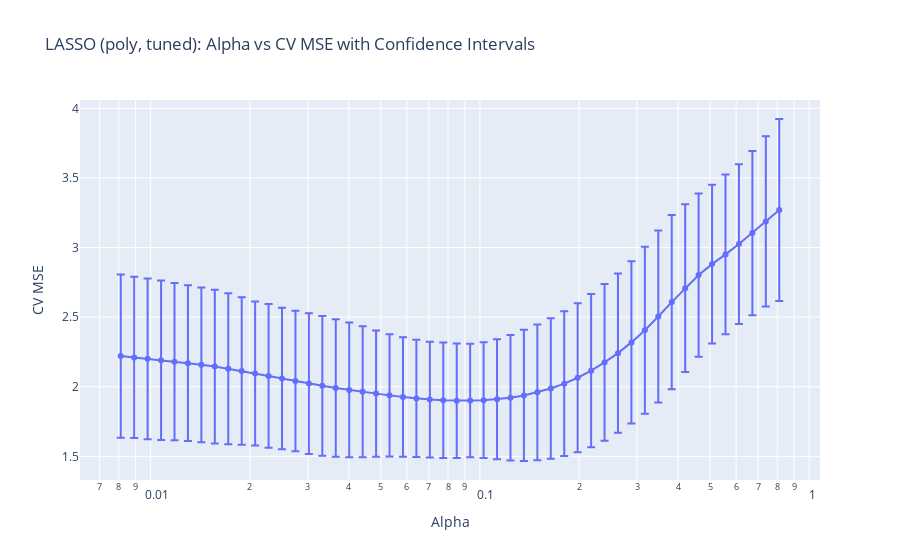

Notebook cell for this chart:
### Code cell
#  Generate plot for alpha vs MSE with CI
print("Selected Alpha for LASSO (tuned):", lasso_2_tuned.named_steps['lassocv'].alpha_)
alpha_values_tuned = lasso_2_tuned.named_steps['lassocv'].alphas_
cv_scores_tuned = lasso_2_tuned.named_steps['lassocv'].mse_path_.mean(axis=1)  # Mean across CV folds (axis=1 for folds)
# Calculate confidence intervals (standard error across CV folds)
cv_std_tuned = lasso_2_tuned.named_steps['lassocv'].mse_path_.std(axis=1)  # Standard deviation across CV folds
df_cv_tuned = pd.DataFrame({
    'Alpha': alpha_values_tuned,
    'CV_MSE': cv_scores_tuned,
    'CV_STD': cv_std_tuned
})
# Create figure with error bars
fig_tuned = go.Figure()
fig_tuned.add_trace(go.Scatter(
    x=df_cv_tuned['Alpha'],
    y=np.sqrt(df_cv_tuned['CV_MSE']),
    error_y=dict(type='data', array=np.sqrt(df_cv_tuned['CV_STD']), visible=True),
    mode='lines+markers',
    name='LASSO (poly, tuned) CV MSE'
))
fig_tuned.update_layout(
    title='LASSO (poly, tuned): Alpha vs CV MSE with Confidence Intervals',
    xaxis_title='Alpha',
    yaxis_title='CV MSE',
    xaxis_type='log'
)
fig_tuned.show()

### Figure 1 — Plotly figure (JSON) as saved in the notebook; plotly's stock layout.template omitted (floating-point values rounded to 4 significant figures)
{"data": [{"error_y": {"array": [0.654, 0.6114, 0.5899, 0.5734, 0.5732, 0.5701, 0.5861, 0.603, 0.6251, 0.6171, 0.599, 0.5833, 0.5715, 0.5628, 0.5499, 0.5353, 0.5191, 0.5051, 0.4872, 0.4709, 0.4503, 0.4303, 0.4161, 0.4077, 0.4118, 0.4152, 0.4158, 0.4209, 0.429, 0.4382, 0.4531, 0.4702, 0.4836, 0.4938, 0.5019, 0.5053, 0.5045, 0.5083, 0.5158, 0.518, 0.5299, 0.5427, 0.5521, 0.5557, 0.5597, 0.5652, 0.5725, 0.5773, 0.5794, 0.5857], "type": "data", "visible": true}, "mode": "lines+markers", "name": "LASSO (poly, tuned) CV MSE", "type": "scatter", "x": [0.8111, 0.7384, 0.6721, 0.6118, 0.557, 0.507, 0.4615, 0.4201, 0.3824, 0.3481, 0.3169, 0.2885, 0.2626, 0.239, 0.2176, 0.1981, 0.1803, 0.1641, 0.1494, 0.136, 0.1238, 0.1127, 0.1026, 0.09339, 0.08502, 0.07739, 0.07045, 0.06413, 0.05838, 0.05314, 0.04837, 0.04403, 0.04008, 0.03649, 0.03322, 0.03024, 0.02752, 0.02505, 0.02281, 0.02076, 0.0189, 0.0172, 0.01566, 0.01426, 0.01298, 0.01181, 0.01075, 0.009789, 0.008911, 0.008111], "y": [3.269, 3.187, 3.104, 3.025, 2.951, 2.881, 2.802, 2.708, 2.608, 2.505, 2.406, 2.319, 2.241, 2.175, 2.116, 2.065, 2.022, 1.988, 1.96, 1.938, 1.921, 1.91, 1.904, 1.901, 1.9, 1.903, 1.908, 1.916, 1.926, 1.938, 1.951, 1.964, 1.977, 1.991, 2.007, 2.023, 2.042, 2.06, 2.078, 2.095, 2.112, 2.129, 2.145, 2.158, 2.169, 2.18, 2.19, 2.2, 2.211, 2.22]}], "layout": {"title": {"text": "LASSO (poly, tuned): Alpha vs CV MSE with Confidence Intervals"}, "xaxis": {"title": {"text": "Alpha"}, "type": "log"}, "yaxis": {"title": {"text": "CV MSE"}}}}
